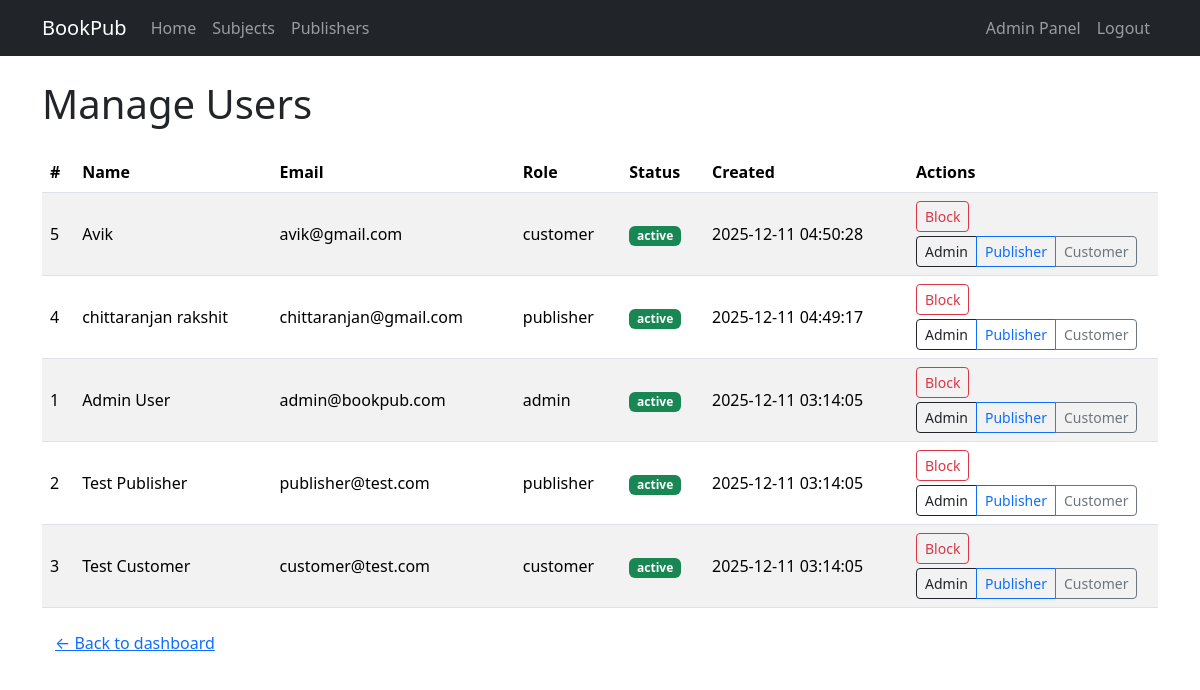
The page /book_publication/admin/users.php (signed in) on the database its author committed.
### tables this page shows
CREATE TABLE `users` (
  `id` int(11) NOT NULL,
  `name` varchar(100) NOT NULL,
  `email` varchar(100) NOT NULL,
  `password` varchar(255) NOT NULL,
  `role` enum('admin','publisher','customer') NOT NULL,
  `status` enum('active','blocked') DEFAULT 'active',
  `created_at` timestamp NOT NULL DEFAULT current_timestamp()
);

### book_publication/admin/users.php (the view, shortened to what this page needs)
<?php
require __DIR__ . '/../config/db.php';
$sql = "SELECT id, name, email, role, status, created_at FROM users ORDER BY created_at DESC";
$users = mysqli_query($conn, $sql);
require __DIR__ . '/../includes/header.php';
?>
<h1 class="mb-4">Manage Users</h1>
<table class="table table-striped table-hover align-middle">
    <thead>
        <tr>
            <th>#</th>
            <th>Name</th>
            <th>Email</th>
            <th>Role</th>
            <th>Status</th>
            <th>Created</th>
            <th style="width: 250px;">Actions</th>
        </tr>
    </thead>
    <tbody>
    <?php while ($u = mysqli_fetch_assoc($users)): ?>
        <tr>
            <td><?php echo $u['id']; ?></td>
            <td><?php echo htmlspecialchars($u['name']); ?></td>
            <td><?php echo htmlspecialchars($u['email']); ?></td>
            <td><?php echo htmlspecialchars($u['role']); ?></td>
            <td>
                <span class="badge bg-<?php echo $u['status'] === 'active' ? 'success' : 'secondary'; ?>">
                    <?php echo htmlspecialchars($u['status']); ?>
                </span>
            </td>
            <td><?php echo htmlspecialchars($u['created_at']); ?></td>
            <td>
                <?php if ($u['id'] !== (int)$_SESSION['user_id']): ?>
                    <?php if ($u['status'] === 'active'): ?>
                        <a href="users.php?action=block&id=<?php echo $u['id']; ?>" class="btn btn-sm btn-outline-danger"
                           onclick="return confirm('Block this user?');">Block</a>
                    <?php else: ?>
                        <a href="users.php?action=unblock&id=<?php echo $u['id']; ?>" class="btn btn-sm btn-outline-success">Unblock</a>
                    <?php endif; ?>
                    <div class="btn-group btn-group-sm mt-1" role="group">
                        <a href="users.php?action=make_admin&id=<?php echo $u['id']; ?>" class="btn btn-outline-dark">Admin</a>
                        <a href="users.php?action=make_publisher&id=<?php echo $u['id']; ?>" class="btn btn-outline-primary">Publisher</a>
                        <a href="users.php?action=make_customer&id=<?php echo $u['id']; ?>" class="btn btn-outline-secondary">Customer</a>
                    </div>
                <?php else: ?>
                    <em>Your account</em>
                <?php endif; ?>
            </td>
        </tr>
    <?php endwhile; ?>
    </tbody>
</table>
<a href="index.php" class="btn btn-link">← Back to dashboard</a>
<?php require __DIR__ . '/../includes/footer.php'; ?>

### rows shown on the page
users: id "5", name "Avik", email "avik@gmail.com", role "customer", status "active", created_at "2025-12-11 04:50:28"
users: id "4", name "chittaranjan rakshit", email "chittaranjan@gmail.com", role "publisher", status "active", created_at "2025-12-11 04:49:17"
users: id "1", name "Admin User", email "admin@bookpub.com", role "admin", status "active", created_at "2025-12-11 03:14:05"
users: id "2", name "Test Publisher", email "publisher@test.com", role "publisher", status "active", created_at "2025-12-11 03:14:05"
users: id "3", name "Test Customer", email "customer@test.com", role "customer", status "active", created_at "2025-12-11 03:14:05"
